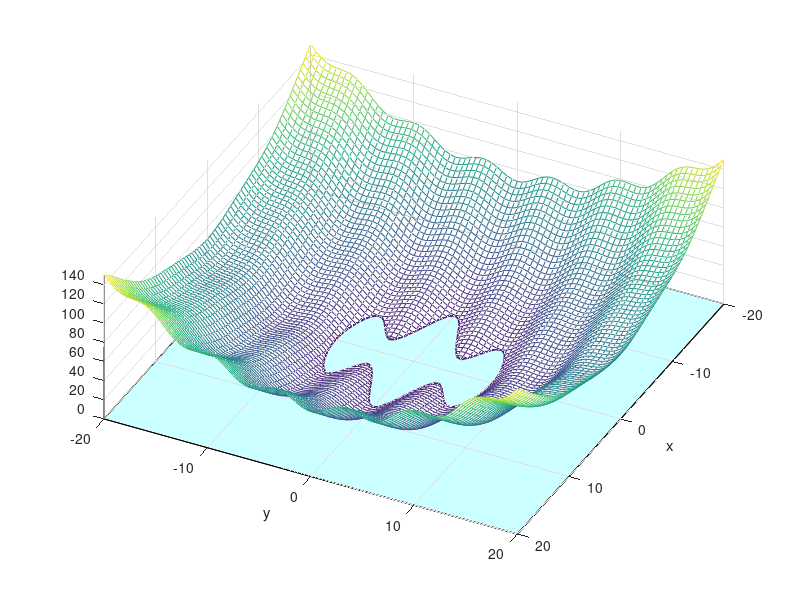
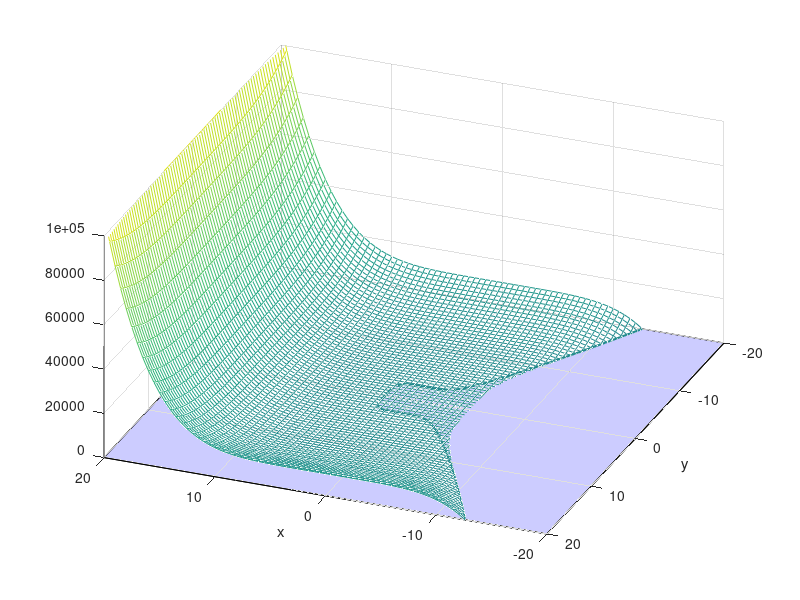
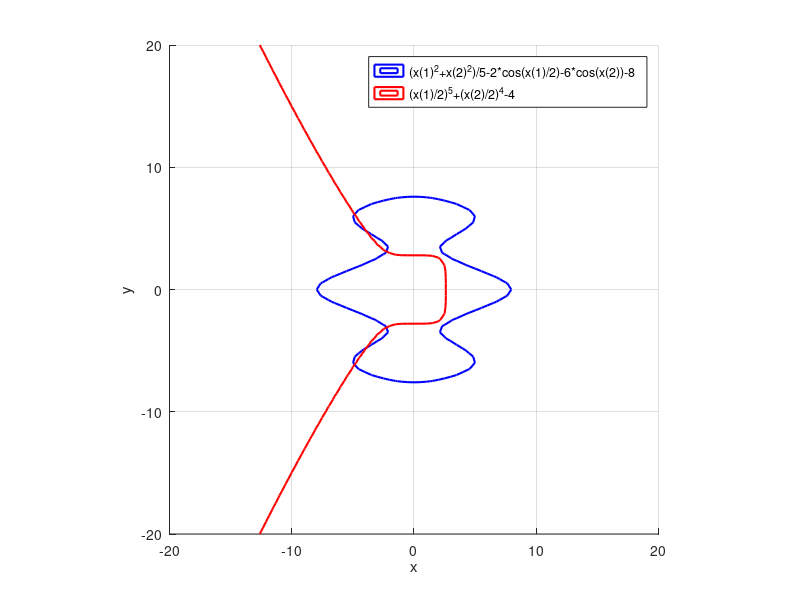
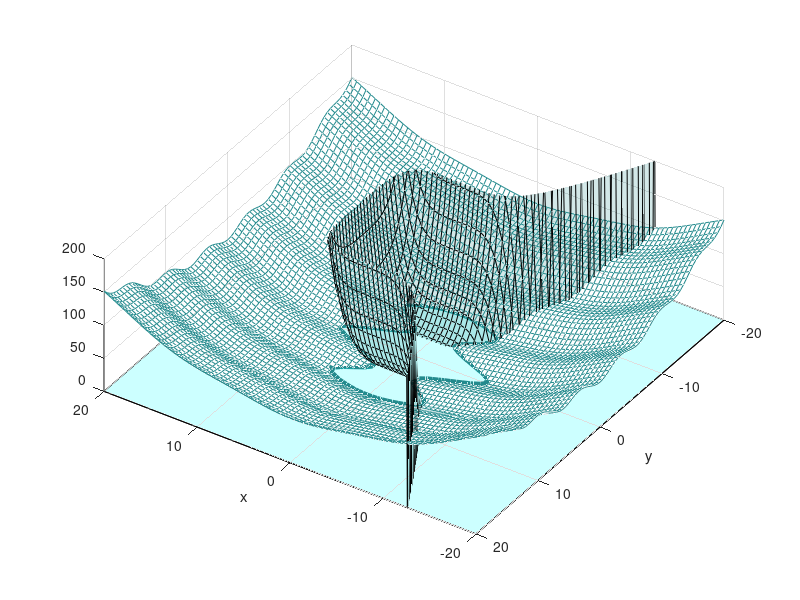

Write the MATLAB code that produced these figures, in order.

%Grafinis metodas lygciu sistemai

function pagrindine
clc,close all

% x=[-20:0.5:20];y=[-20:0.5:20];
x=[-20:0.5:20];y=[-20:0.5:20];
Z=pavirsius(@f,x,y);
figure(1),hold on,grid on,axis([min(x) max(x) min(y) max(y) 0 150]);view([2 1 4]);
xlabel('x'),ylabel('y');
mesh(x,y,Z(:,:,1)','FaceAlpha',0.2);contour(x,y,Z(:,:,1)',[0,0 ],'LineWidth',1.5);
xx=axis;
fill([xx(1),xx(1),xx(2),xx(2)],[xx(3),xx(4),xx(4),xx(3)],'c','FaceAlpha',0.2);



figure(2),hold on,grid on,axis([min(x) max(x) min(y) max(y) 0 100000]);view([-2 5 5]);
xlabel('x'),ylabel('y')
mesh(x,y,Z(:,:,2)','FaceAlpha',0.2);contour(x,y,Z(:,:,2)',[0 0],'LineWidth',1.5)
xx=axis;
fill([xx(1),xx(1),xx(2),xx(2)],[xx(3),xx(4),xx(4),xx(3)],'b','FaceAlpha',0.2);




figure(3),hold on,grid on,axis equal
contour(x,y,Z(:,:,1)',[0 0],'LineWidth',1.5,'LineColor','b')
contour(x,y,Z(:,:,2)',[0 0],'LineWidth',1.5,'LineColor','r')
xlabel('x'),ylabel('y')
legend('(x(1)^2+x(2)^2)/5-2*cos(x(1)/2)-6*cos(x(2))-8','(x(1)/2)^5+(x(2)/2)^4-4')

figure(4),hold on,grid on,axis([min(x) max(x) min(y) max(y) 0 200]);view([-2 3 7]);
xlabel('x'),ylabel('y');
mesh(x,y,Z(:,:,1)','FaceAlpha',0.2);contour(x,y,Z(:,:,1)',[0,0 ],'LineWidth',2.5);
xx=axis;
fill([xx(1),xx(1),xx(2),xx(2)],[xx(3),xx(4),xx(4),xx(3)],'c','FaceAlpha',0.2);
surf(x,y,Z(:,:,2)','FaceAlpha',0.2);contour(x,y,Z(:,:,1)',[0,0 ],'LineWidth',5.5);


return
end

%   Lygciu sistemos funkcija 
    function fff=f(x)
    fff=[(x(1)^2+x(2)^2)/5-2*cos(x(1)/2)-6*cos(x(2))-8;
         (x(1)/2)^5+(x(2)/2)^4-4];
    return
    end

    function Z=pavirsius(funk,x,y)
    for i=1:length(x)
        for j=1:length(y)
            Z(i,j,1:2)=funk([x(i),y(j)]);
        end
    end
        
    return
    end